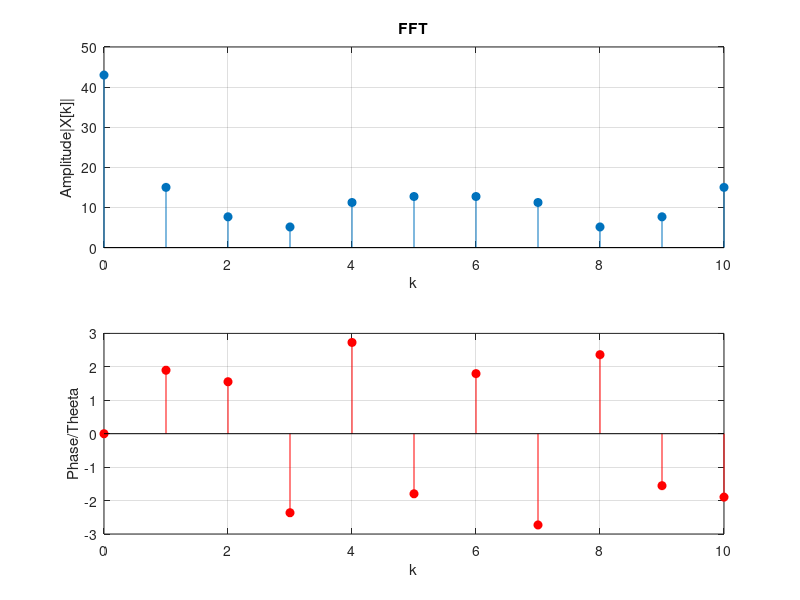

Write the MATLAB code that produced this figure.
clc; clear all; close all;
k=0:10; %Editable
x=[0 3 0 1 3 8 1 8 4 8 7]; %Values Changeable
X=fft(x,11); %12 point fft of x
%%Plotting the amplitude and angle of X
figure("Name","Fast Fourier Transform");
subplot(2,1,1);
stem(k,abs(X),'filled');
xlabel('k');
ylabel('Amplitude|X[k]|');
grid on;
title('FFT');
subplot(2,1,2);
stem(k,angle(X),'filled','r');
xlabel('k');
ylabel('Phase/Theeta');
grid on;